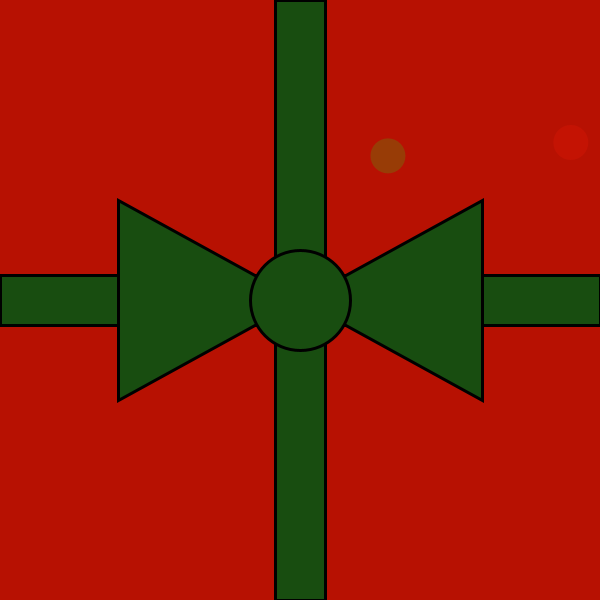
Frame 1 (no input)
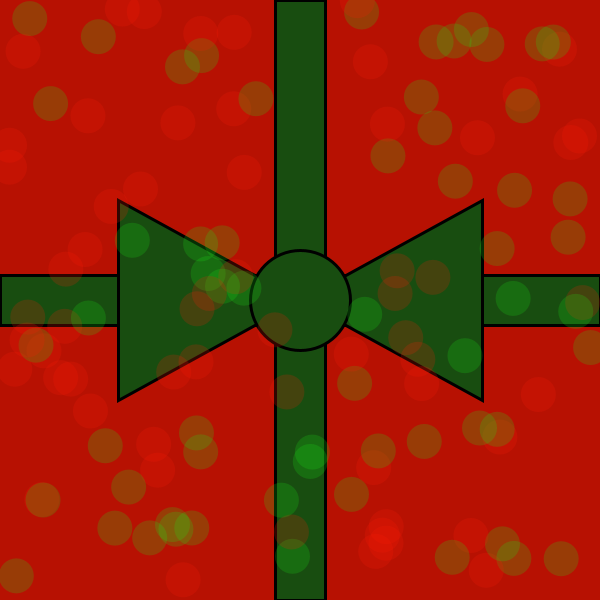
Frame 60 (the mouse pressed at the canvas centre just before this capture)
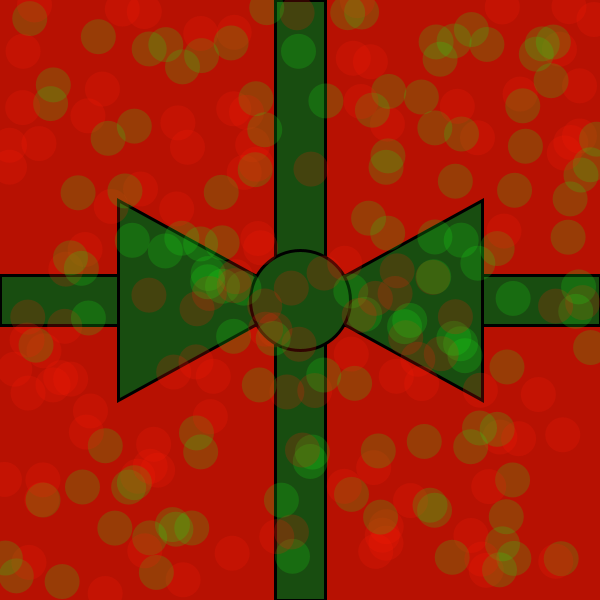
Frame 120 (the mouse held since frame 60 and released just before this capture)

The Processing sketch that drew these frames (run headless with seeded random() and noise(); from frame 60 on, the mouse is pressed at the canvas centre):

// Processing sketch: processing_124133
// ── processing_124133.pde

void setup()
{
  size(600,600);
  background(183,17,2);
  frameRate(10);
strokeWeight(3);


fill(24,77,16);
rect(275,0, 50,600);
rect(0,275,600,50);

triangle(width/2, height/2, 118,200, 118,400);
triangle(width/2, height/2, 482, 200, 482,400);
ellipse(width/2, height/2, 100,100);
}

void draw()
{ noStroke();
fill(25,237,19,50);
  ellipse(random(0,600), random(0,600), 35,35);
  fill(250,23,3,50);
  ellipse(random(0,600), random(0,600), 35,35);
  fill(255,255,255,65);

  
  
}
